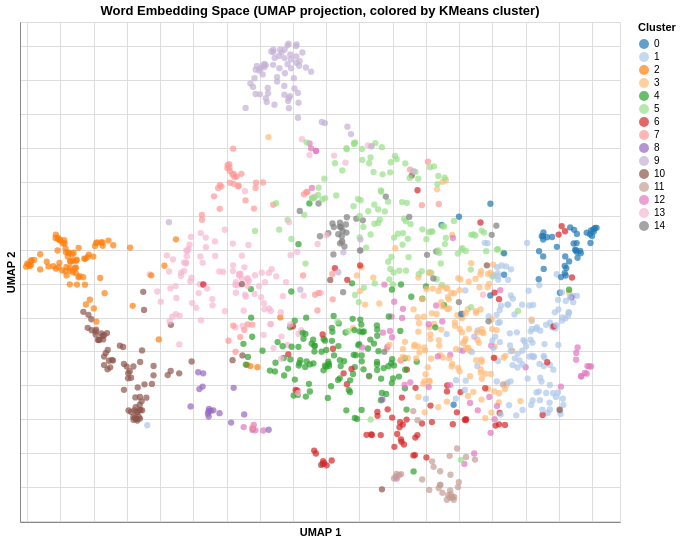

Notebook cell for this chart:
### Code cell
# 2D scatter plot of word embeddings colored by cluster (UMAP projection)
from umap import UMAP

# Reduce high-dimensional word vectors to 2D for visualization
reducer = UMAP(n_components=2, random_state=42, n_neighbors=15, min_dist=0.1)
coords_2d = reducer.fit_transform(word_vectors)

# Add 2D coordinates to word_cluster DataFrame
word_cluster = word_cluster.assign(x=coords_2d[:, 0], y=coords_2d[:, 1])

# Compute axis domains trimmed to 1st/99th percentile (avoids outliers stretching the view)
x_lo, x_hi = word_cluster["x"].quantile(0.01), word_cluster["x"].quantile(0.99)
y_lo, y_hi = word_cluster["y"].quantile(0.01), word_cluster["y"].quantile(0.99)
padding = 0.5
x_domain = [x_lo - padding, x_hi + padding]
y_domain = [y_lo - padding, y_hi + padding]

# Interactive scatter plot — each dot is a word, colored by cluster
alt.Chart(word_cluster).mark_circle(size=40, opacity=0.7).encode(
    x=alt.X(
        "x:Q",
        title="UMAP 1",
        axis=alt.Axis(labels=False, ticks=False),
        scale=alt.Scale(domain=x_domain),
    ),
    y=alt.Y(
        "y:Q",
        title="UMAP 2",
        axis=alt.Axis(labels=False, ticks=False),
        scale=alt.Scale(domain=y_domain),
    ),
    color=alt.Color("cluster:N", title="Cluster", scale=alt.Scale(scheme="category20")),
    tooltip=["word", "cluster"],
).properties(
    title="Word Embedding Space (UMAP projection, colored by KMeans cluster)",
    width=600,
    height=500,
)

### Figure 1 — Vega specification as saved in the notebook (floating-point values rounded to 4 significant figures; data arrays with more than 128 entries replaced by an {"elided": "..."} marker saying what was removed)
{"$schema": "https://vega.github.io/schema/vega/v6.json", "data": [{"name": "source_0", "values": {"elided": "1199 records"}}, {"name": "source_0_color_domain_cluster", "values": [{"cluster": 4}, {"cluster": 11}, {"cluster": 0}, {"cluster": 3}, {"cluster": 10}, {"cluster": 13}, {"cluster": 7}, {"cluster": 12}, {"cluster": 6}, {"cluster": 1}, {"cluster": 9}, {"cluster": 2}, {"cluster": 8}, {"cluster": 14}, {"cluster": 5}]}], "marks": [{"type": "symbol", "name": "marks", "from": {"data": "source_0"}, "encode": {"update": {"opacity": {"value": 0.7}, "x": {"field": "x", "scale": "x"}, "fill": {"field": "cluster", "scale": "color"}, "tooltip": {"signal": "{\"word\": isValid(datum[\"word\"]) ? datum[\"word\"] : \"\"+datum[\"word\"], \"cluster\": format(datum[\"cluster\"], \"\")}"}, "shape": {"value": "circle"}, "y": {"field": "y", "scale": "y"}, "size": {"value": 40}}}, "style": ["circle"]}], "scales": [{"name": "x", "type": "linear", "domain": [2.893, 11.92], "range": [0, {"signal": "width"}], "zero": false}, {"name": "y", "type": "linear", "domain": [-6.016, 1.36], "range": [{"signal": "height"}, 0], "zero": true}, {"name": "color", "type": "ordinal", "domain": {"data": "source_0_color_domain_cluster", "field": "cluster", "sort": true}, "range": {"scheme": "category20"}}], "axes": [{"scale": "x", "minExtent": 0, "gridScale": "y", "orient": "bottom", "aria": false, "tickCount": {"signal": "ceil(width/40)"}, "zindex": 0, "grid": true, "ticks": false, "maxExtent": 0, "labels": false, "domain": false}, {"scale": "y", "labels": false, "maxExtent": 0, "minExtent": 0, "grid": true, "aria": false, "orient": "left", "gridScale": "x", "ticks": false, "zindex": 0, "tickCount": {"signal": "ceil(height/40)"}, "domain": false}, {"scale": "x", "zindex": 0, "orient": "bottom", "grid": false, "title": "UMAP 1", "labelFlush": true, "labelOverlap": true, "tickCount": {"signal": "ceil(width/40)"}, "ticks": false, "labels": false}, {"scale": "y", "labelOverlap": true, "tickCount": {"signal": "ceil(height/40)"}, "orient": "left", "zindex": 0, "ticks": false, "title": "UMAP 2", "labels": false, "grid": false}], "title": {"text": "Word Embedding Space (UMAP projection, colored by KMeans cluster)", "frame": "group"}, "background": "white", "style": "cell", "height": 500, "legends": [{"title": "Cluster", "fill": "color", "symbolType": "circle", "encode": {"symbols": {"update": {"opacity": {"value": 0.7}}}}}], "width": 600, "padding": 5}
